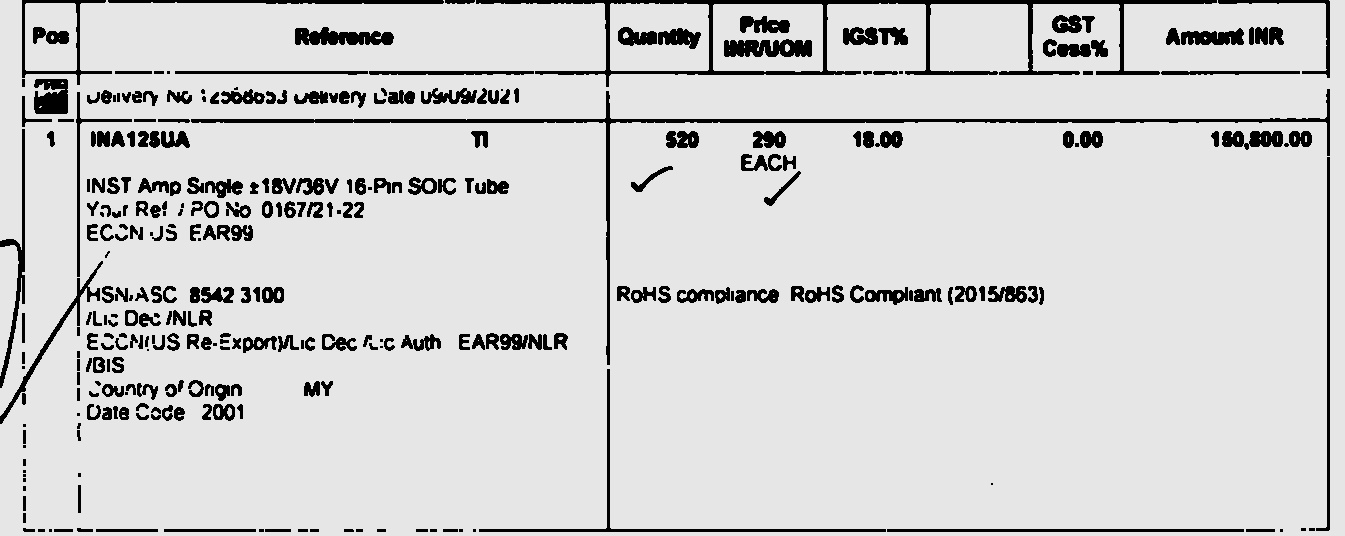
#> input picture testing_code/dilated_image.jpg, 1345 x 536 px, given in place of op7.png, which was not available
$ jupyter execute --allow-errors test.ipynb   (text cells are left out)
#> lines starting #> are read from the running program, lines starting #| are printed output that depends on the picture; after the words box and inside, x2 and y2 are one past the last pixel; in counts of white or black regions, pixels touching at a corner belong together; pictures that were not available may be replaced by others from this repository, and a replacement may not be noted
[cell 1]
import cv2
from matplotlib import pyplot as plt

[cell 2]
image_file = 'op7.png'
img = cv2.imread(image_file)
#> img is the input picture: shape (536, 1345, 3); min 0, max 239, mean 209.8
# cv2.imshow("original image", img)

[cell 3]
def display(im_path):
#> called with im_path = 'op7.png'
    dpi=80
    im_data = plt.imread(im_path)
#> im_data: shape (536, 1345); min 0, max 239, mean 209.8
    height, width, depth = im_data.shape

    figsize = width / float(dpi), height/float(dpi)

    fig = plt.figure(figsize=figsize)
    ax = fig.add_axes([0,0,1,1])

    #hide spins, ticks, etc
    ax.axis('off')

    ax.imshow(im_data, cmap = 'gray')
    plt.show()


def display1(im_path):
    dpi=80
    im_data = plt.imread(im_path)
    height, width = im_data.shape

    figsize = width / float(dpi), height/float(dpi)

    fig = plt.figure(figsize=figsize)
    ax = fig.add_axes([0,0,1,1])

    #hide spins, ticks, etc
    ax.axis('off')

    ax.imshow(im_data, cmap = 'gray')
    plt.show()

#> (a cell that did not finish here is left out)

[cell 5]
inverted_image = cv2.bitwise_not(img)
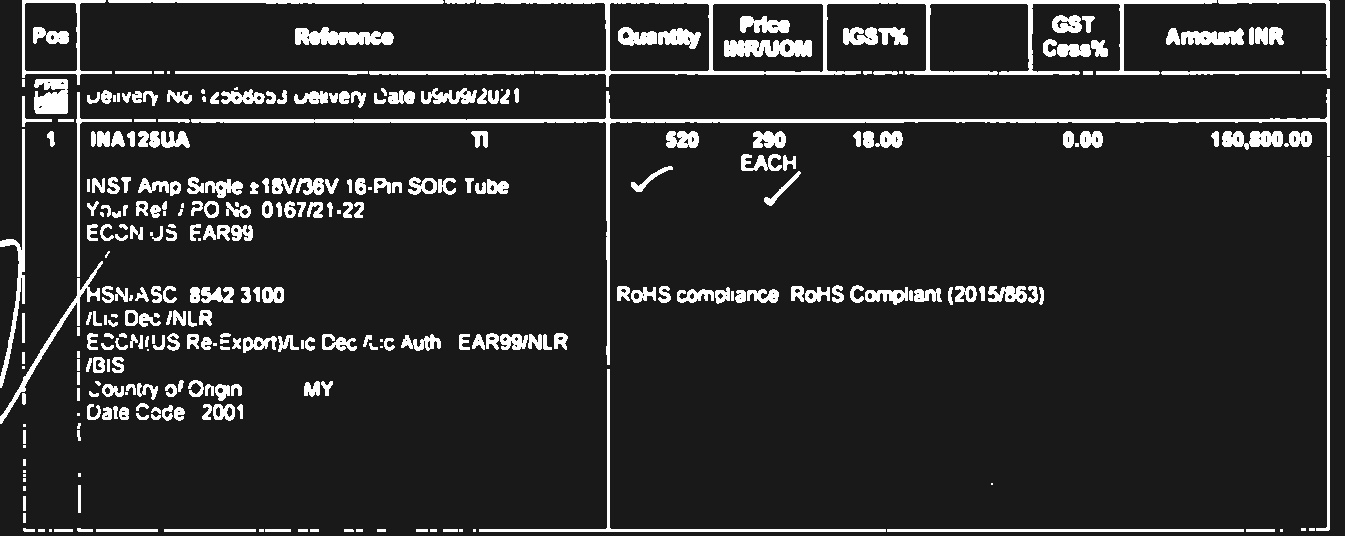
#> inverted_image: shape (536, 1345, 3); min 16, max 255, mean 45.2
cv2.imwrite('inverted.png', inverted_image)
#> Out = True

[cell 6]
display('inverted.png')

[cell 7]
pass

[cell 8]
def grayscale(image):
    return cv2.cvtColor(image, cv2.COLOR_BGR2GRAY)

[cell 9]
gray_image = grayscale(img)
cv2.imwrite('gray.png', gray_image)
#> Out = True

[cell 10]
display1('gray.png')

[cell 11]
thresh ,im_bw = cv2.threshold(gray_image, 200, 230, cv2.THRESH_BINARY)
#> im_bw: shape (536, 1345); values 0 (black) and 230 (white), 91.2% white; 321 black regions (40 under 20 px), largest, box (x1, y1, x2, y2) and area: (476, 0, 1217, 87) 6717, (191, 89, 1330, 365) 5426, (479, 369, 886, 532) 1703
cv2.imwrite('b-w.jpg', im_bw)
#> Out = True

[cell 12]
def noise_removal(image):
    import numpy as np
    kernal = np.ones((1,1), np.uint8)
    image = cv2.dilate(image, kernal,  iterations=1)
    kernal = np.ones((1,1), np.uint8)
    image = cv2.erode(image, kernal ,iterations=1)
    image = cv2.morphologyEx(image, cv2.MORPH_CLOSE, kernal)
    image = cv2.medianBlur(image, 3)
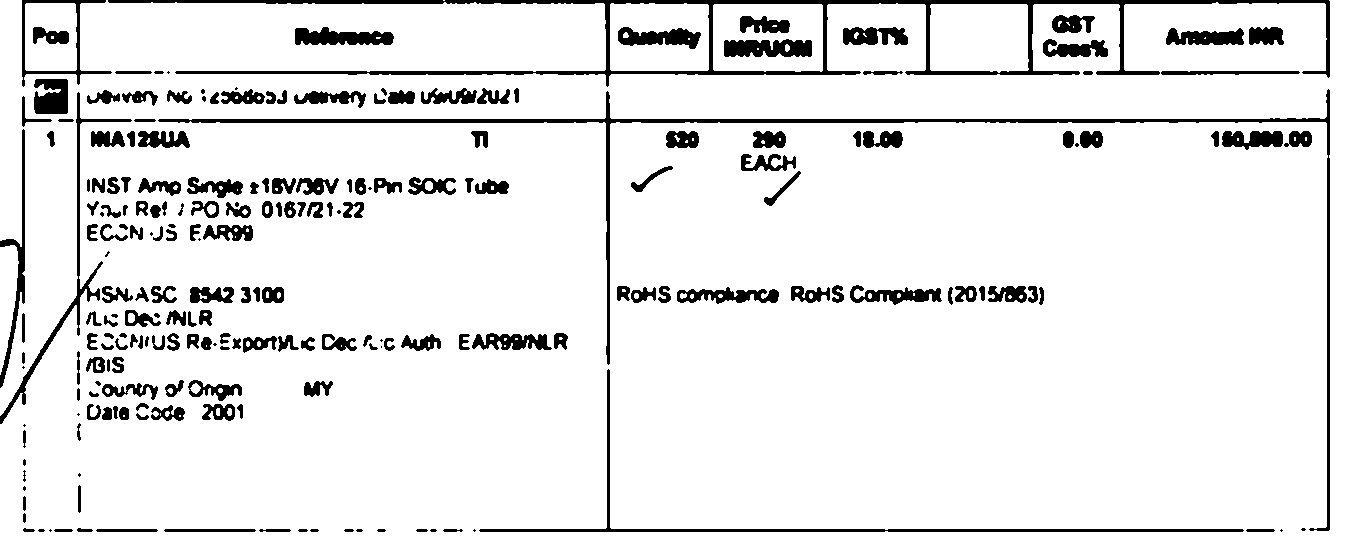
#> image: shape (536, 1345); values 0 (black) and 230 (white), 91.1% white; 220 black regions (29 under 20 px), largest, box (x1, y1, x2, y2) and area: (108, 0, 1330, 87) 9926, (158, 89, 1330, 531) 6701, (479, 369, 1244, 532) 2765
    return (image)

[cell 13]
no_noise = noise_removal(im_bw)
cv2.imwrite('no_noise.jpg', no_noise)
#> Out = True

[cell 14]
display1('no_noise.jpg')

[cell 15]
def thin_font(image):
    import numpy as np
    image = cv2.bitwise_not(image)
    kernal = np.ones((2, 2), np.uint8)
    image = cv2.erode(image, kernal , iterations=1)
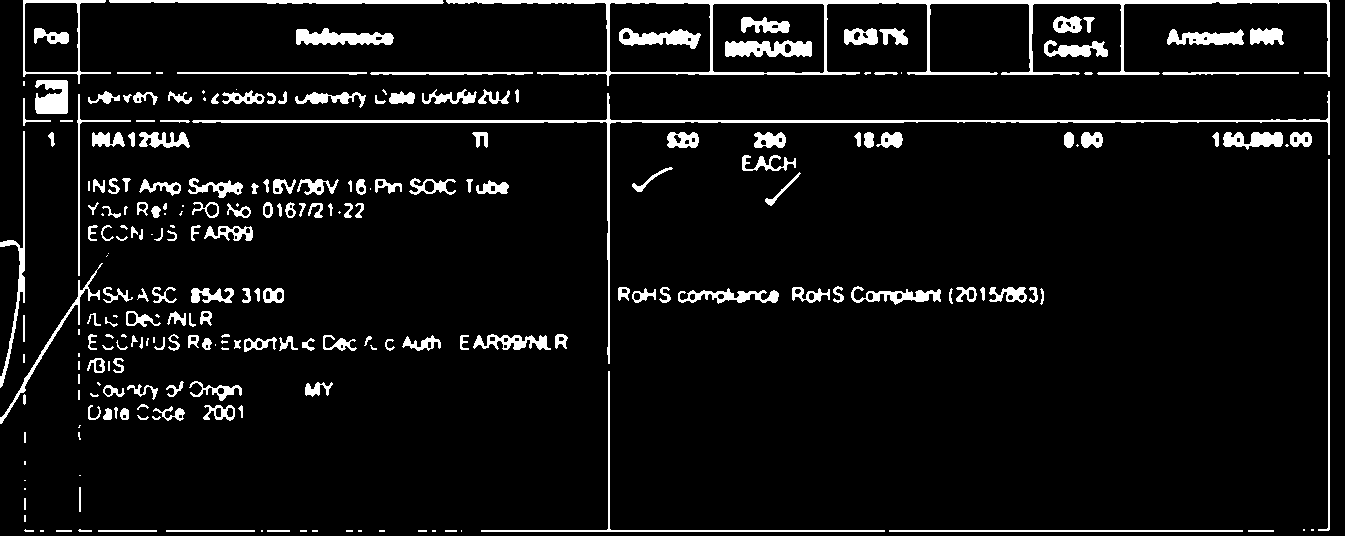
#> image: shape (536, 1345); values 25 (black) and 255 (white), 6.7% white; 243 white regions (54 under 20 px), largest, box (x1, y1, x2, y2) and area: (446, 0, 1330, 86) 6431, (192, 91, 1330, 364) 3921, (109, 0, 444, 4) 1151
    image = cv2.bitwise_not(image)
    return (image)

[cell 16]
eroded_image = thin_font(no_noise)
cv2.imwrite('eroded_img.jpg', eroded_image)
#> Out = True

[cell 17]
display1('eroded_img.jpg')

[cell 18]
def thick_font(image):
    import numpy as np
    image = cv2.bitwise_not(image)
    kernal = np.ones((2, 2), np.uint8)
    image = cv2.dilate(image, kernal , iterations=1)
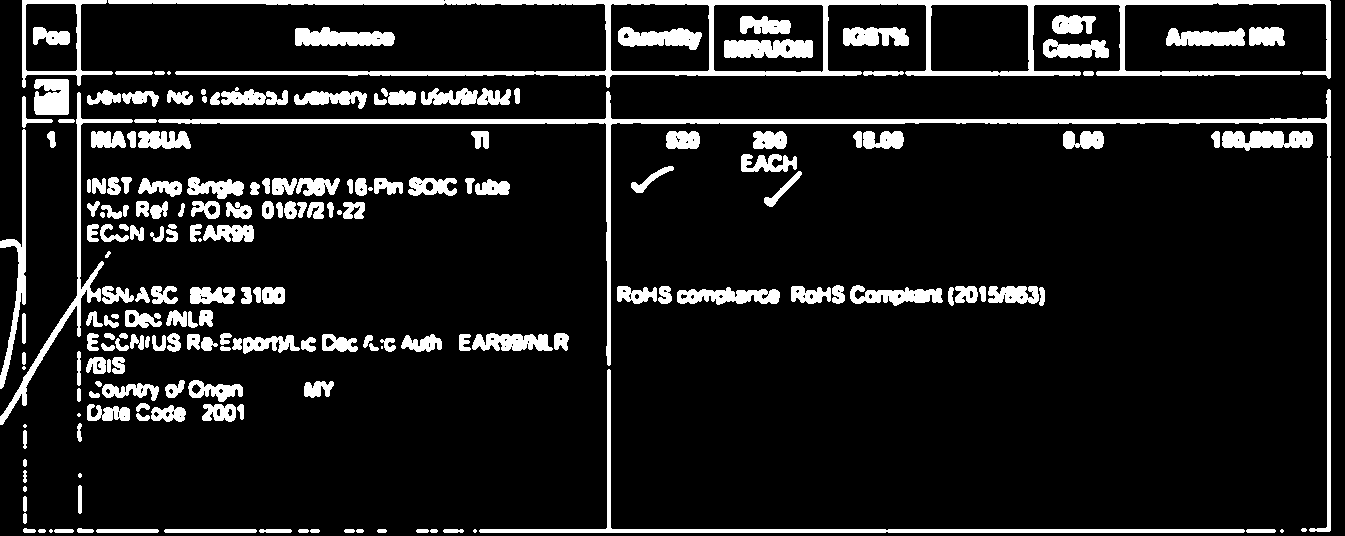
#> image: shape (536, 1345); values 25 (black) and 255 (white), 11.3% white; 200 white regions (11 under 20 px), largest, box (x1, y1, x2, y2) and area: (108, 0, 1331, 88) 13262, (158, 89, 1331, 532) 8650, (479, 369, 1245, 533) 3696
    image = cv2.bitwise_not(image)
#> image: shape (536, 1345); values 0 (black) and 230 (white), 88.7% white; 200 black regions (11 under 20 px)
    return (image)

[cell 19]
dilated_image = thick_font(no_noise)
cv2.imwrite('dilated.jpg', dilated_image)
#> Out = True

[cell 20]
display1('dilated.jpg')
#> call 4 of display1, with im_path = 'dilated.jpg'
#> in display1 (call 4), `im_data = plt.imread(im_path)`:
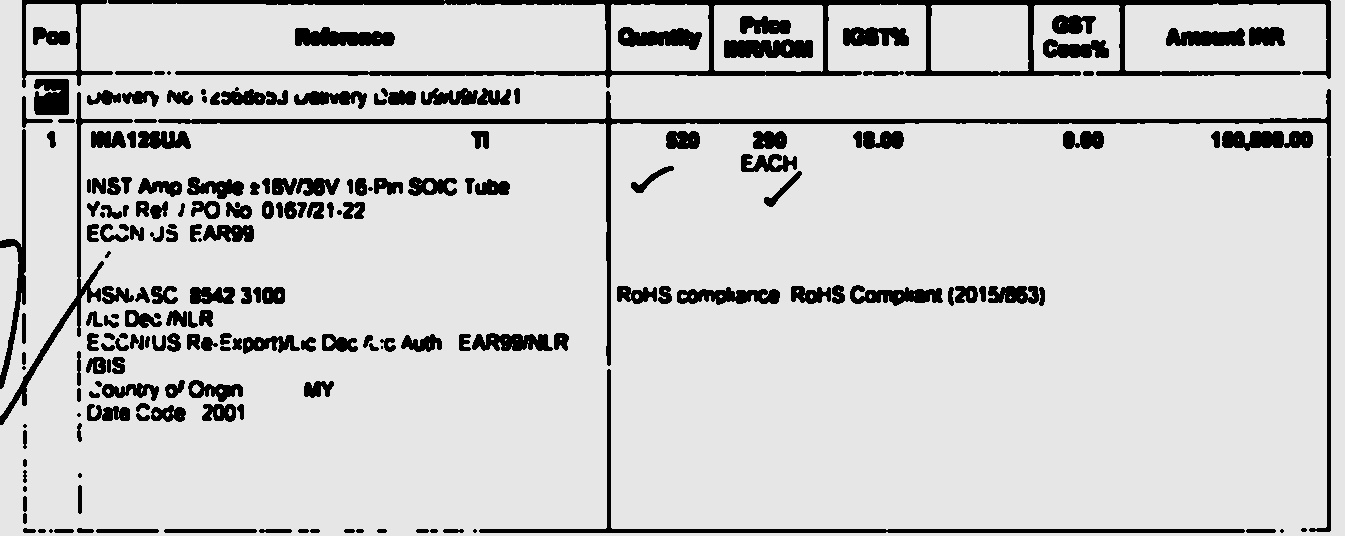
#> im_data: shape (536, 1345); min 0, max 237, mean 204

[cell 21]
pass

[cell 22]
def remove_borders(image):
    contours, heiarchy = cv2.findContours(image, cv2.RETR_EXTERNAL, cv2.CHAIN_APPROX_SIMPLE)
#> contours = 7 contours, 1 with area under 20; largest, box (x1, y1, x2, y2) and area: (0, 0, 1345, 536) 677664, (713, 4, 823, 72) 7202, (610, 3, 709, 71) 6484, (930, 4, 1029, 73) 6410, (25, 3, 77, 71) 3396, (0, 245, 19, 375) 1474; heiarchy = [[1, -1, -1, -1], [2, 0, -1, -1], [3, 1, -1, -1], [4, 2, -1, -1], [5, 3, -1, -1], [6, 4, -1, -1], [-1, 5, -1, -1]]
    contSorted = sorted(contours, key = lambda x:cv2.contourArea(x))
#> contSorted has the same summary as contours
    cnt = contSorted[-1]
#> cnt = contour of 680 points, box (x1, y1, x2, y2) (0, 0, 1345, 536), area 677664
    x, y, w, h = cv2.boundingRect(cnt)
#> x = 0; y = 0; w = 1345; h = 536
    crop = image[y:y+h, x:x+w]
    return (crop)

[cell 23]
no_borders = remove_borders(no_noise)
cv2.imwrite('no-borders.jpg', no_borders)
#> Out = True

[cell 24]
display1('no-borders.jpg')

[cell 25]
color = [255,255,255]
top , bottom, left, right   = [150]*4

[cell 26]
image_with_border = cv2.copyMakeBorder(no_borders, top, bottom, left, right, cv2.BORDER_CONSTANT, value=color)
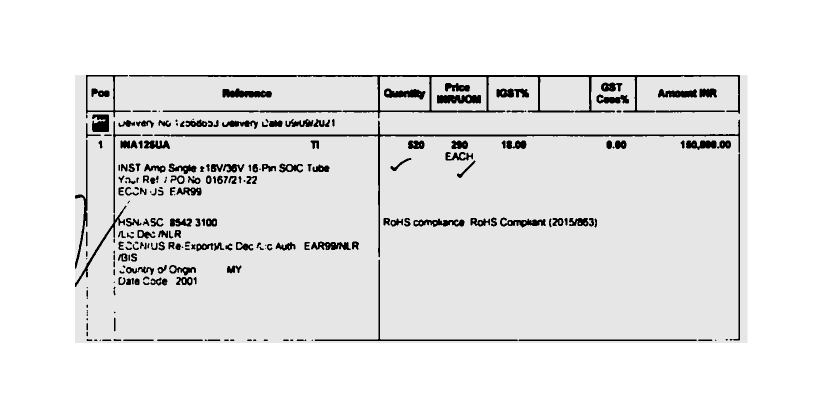
#> image_with_border: shape (836, 1645) (shown at 1/2 size); min 0, max 255, mean 231.2
cv2.imwrite('image_with_border.jpg', image_with_border)
#> Out = True

[cell 27]
display1('image_with_border.jpg')
